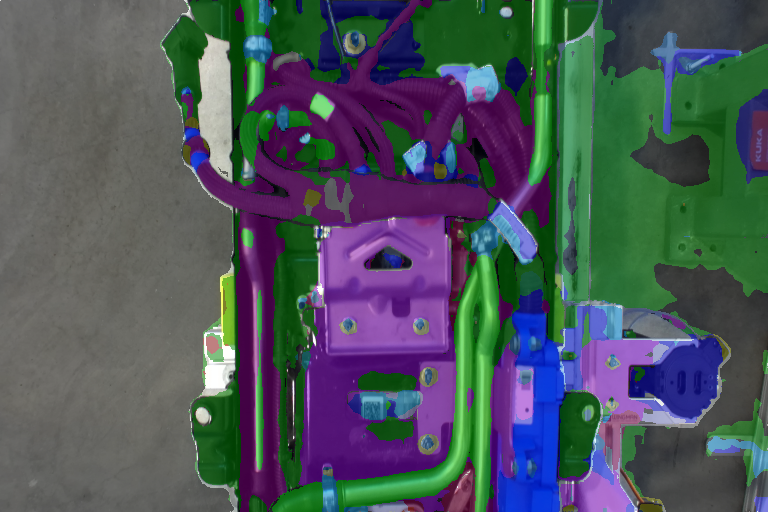
#> input picture inference_zed2_overlay.png, 768 x 512 px
$ python visualize_missing_depth.py --rgb inference_zed2_overlay.png --depth inference_zed2.png --output out.png
#> lines starting #> are read from the running program, lines starting #| are printed output that depends on the picture; after the words box and inside, x2 and y2 are one past the last pixel; in counts of white or black regions, pixels touching at a corner belong together
import cv2
import numpy as np
import os
import argparse

def visualize_missing_depth(rgb_path, depth_path, output_path):
    # Load RGB
#> called with rgb_path = 'inference_zed2_overlay.png', depth_path = 'inference_zed2.png', output_path = 'out.png'
    rgb = cv2.imread(rgb_path)
#> rgb is the input picture: shape (512, 768, 3); mean B, G, R 90.5, 84.6, 75.2
    if rgb is None:
        print(f"Error loading RGB: {rgb_path}")
        return

    # Load Depth (unchanged to preserve 16-bit values if applicable)
    depth = cv2.imread(depth_path, cv2.IMREAD_UNCHANGED)
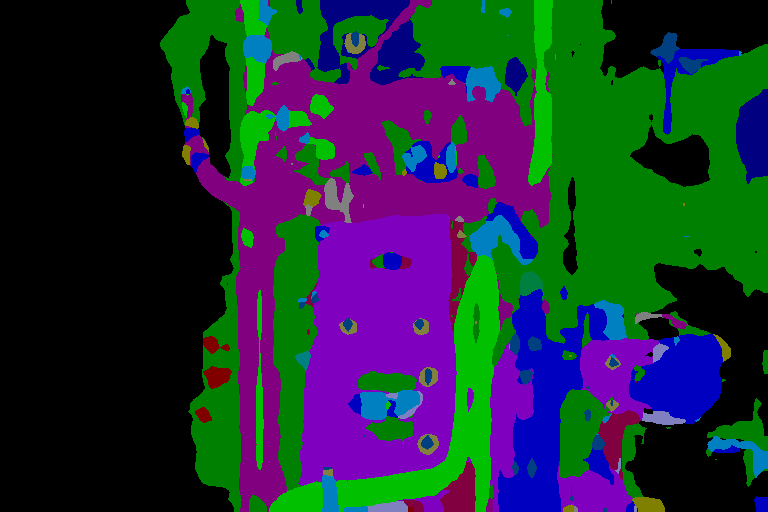
#> input picture inference_zed2.png, 768 x 512 px
#> depth is the input picture: shape (512, 768, 3); mean B, G, R 54.6, 46.8, 31.2
    if depth is None:
        print(f"Error loading Depth: {depth_path}")
        return

    # Resize depth to match RGB if necessary (though they seem to be from the same sensor)
    if depth.shape[:2] != rgb.shape[:2]:
        print(f"Resizing depth {depth.shape} to match RGB {rgb.shape}")
        depth = cv2.resize(depth, (rgb.shape[1], rgb.shape[0]), interpolation=cv2.INTER_NEAREST)

    # Allow processing if depth is 3-channel (sometimes saved as such, though usually 1-channel)
    if len(depth.shape) == 3:
        depth = depth[:, :, 0] # Assume grayscale information in first channel
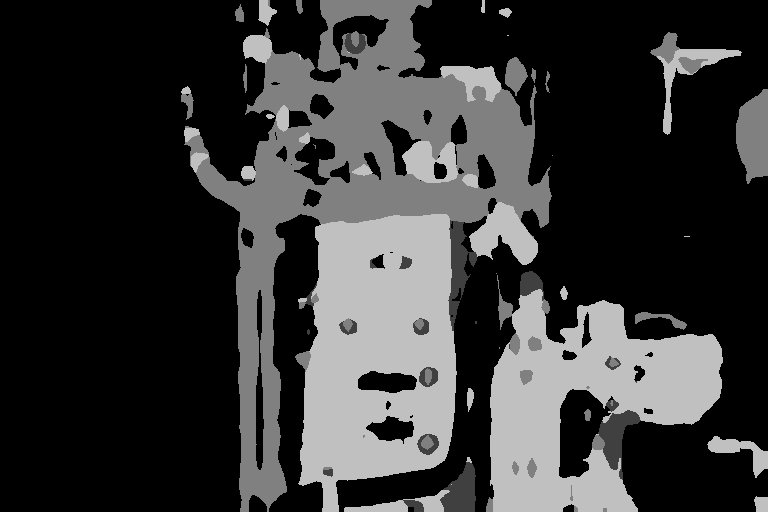
#> depth: shape (512, 768); min 0, max 192, mean 54.6

    # Identify missing data (0 values)
    # RealSense uses 0 for invalid depth
    missing_mask = (depth == 0)
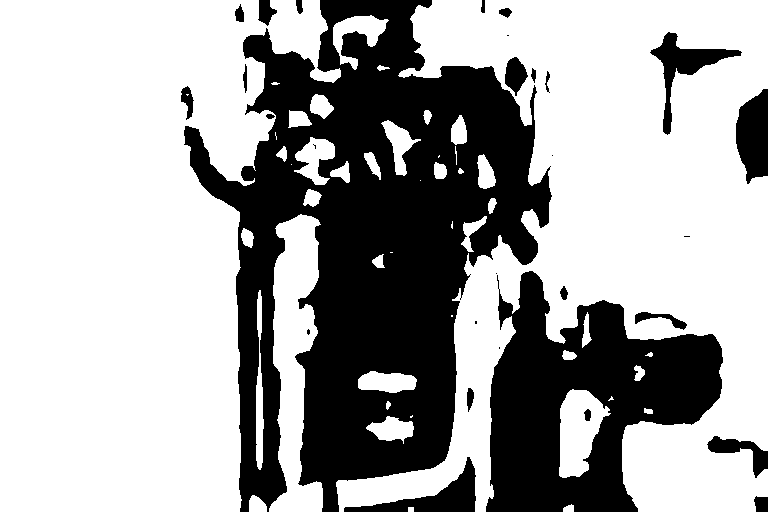
#> missing_mask: shape (512, 768) bool; 65.8% white; 30 black regions (8 under 20 px), largest, box (x1, y1, x2, y2) and area: (184, 0, 552, 512) 93127, (486, 271, 723, 512) 31266, (736, 89, 768, 184) 2304

    # Create overlay
    # We will make missing pixels Red (0, 0, 255)
    overlay = rgb.copy()

    # Define overlay color: Red in BGR
    color = np.array([0, 0, 255], dtype=np.uint8)

    # Apply color to masked area
    # We can do a blend, or a hard replacement.
    # Hard replacement makes it very visible.
    # overlay[missing_mask] = color

    # Let's do a blend to maintain some context if needed, but for "missing" data,
    # there is no depth context. But there is RGB context.
    # So a semi-transparent red is good.

    alpha = 0.5

    # Create a colored layer
    color_layer = np.zeros_like(rgb)
    color_layer[missing_mask] = color

    # Where mask is true, blend. Where false, keep original.
    # But we only want to blend where the mask is True.

    # Easiest way using cv2.addWeighted for the whole image masked
    # or just manual calculation

    # Pixels where mask is true: alpha * color + (1-alpha) * rgb
    roi = rgb[missing_mask]
    blended = (color * alpha + roi * (1 - alpha)).astype(np.uint8)
    overlay[missing_mask] = blended
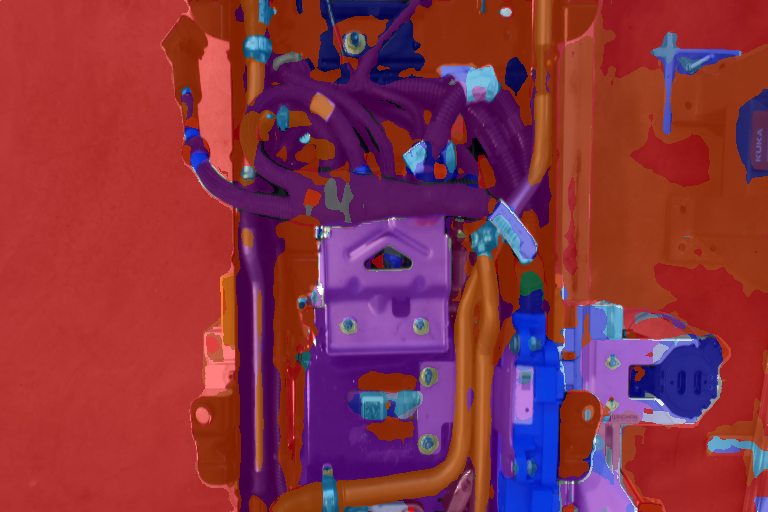
#> overlay: shape (512, 768, 3); mean B, G, R 66.9, 50.8, 135.5

    # Save
    cv2.imwrite(output_path, overlay)
    print(f"Saved missing depth overlay to: {output_path}")

    # Also calculate percentage
    total_pixels = depth.size
#> total_pixels = 393216
    missing_pixels = np.sum(missing_mask)
#> missing_pixels = 258827
    print(f"Missing depth pixels: {missing_pixels} / {total_pixels} ({missing_pixels/total_pixels:.2%})")
#| Missing depth pixels: 258827 / 393216 (65.82%)

if __name__ == "__main__":
    parser = argparse.ArgumentParser()
    parser.add_argument("--rgb", required=True, help="Path to RGB image")
    parser.add_argument("--depth", required=True, help="Path to Depth image")
    parser.add_argument("--output", required=True, help="Path to Output image")
    args = parser.parse_args()

    visualize_missing_depth(args.rgb, args.depth, args.output)
